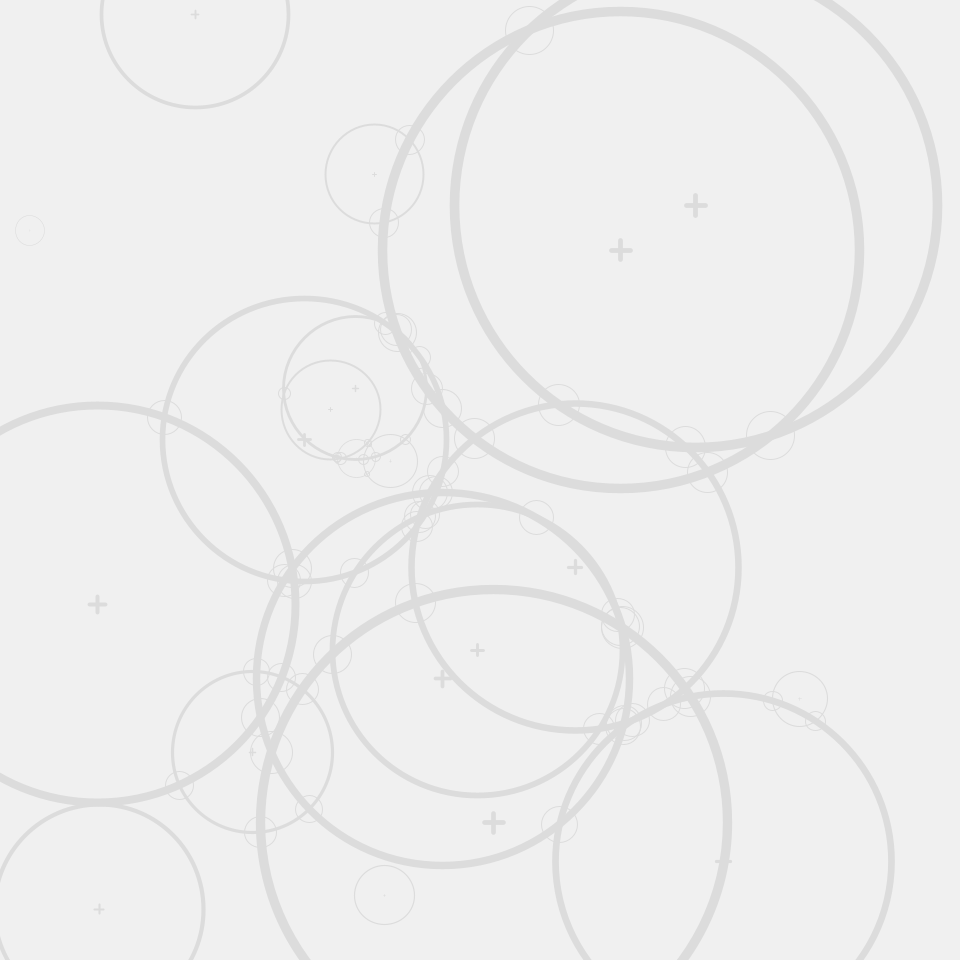
Frame 1 (no input)
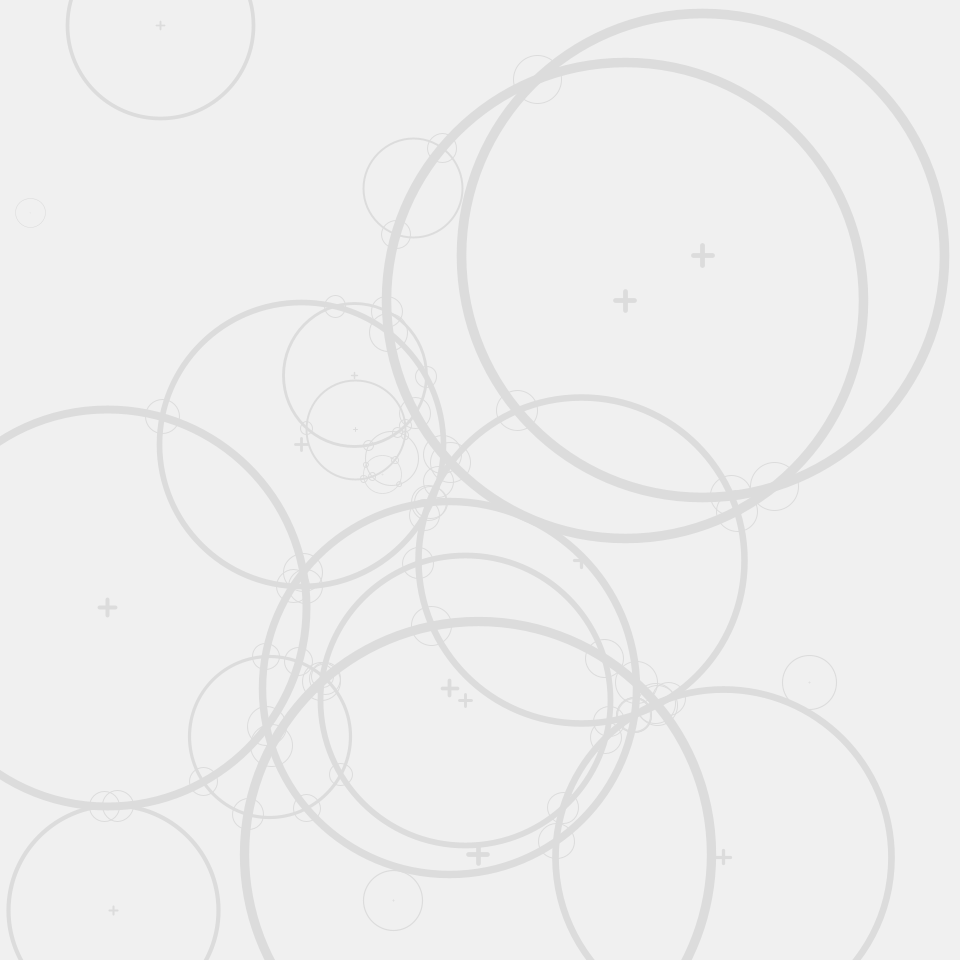
Frame 60 (the mouse pressed at the canvas centre just before this capture)
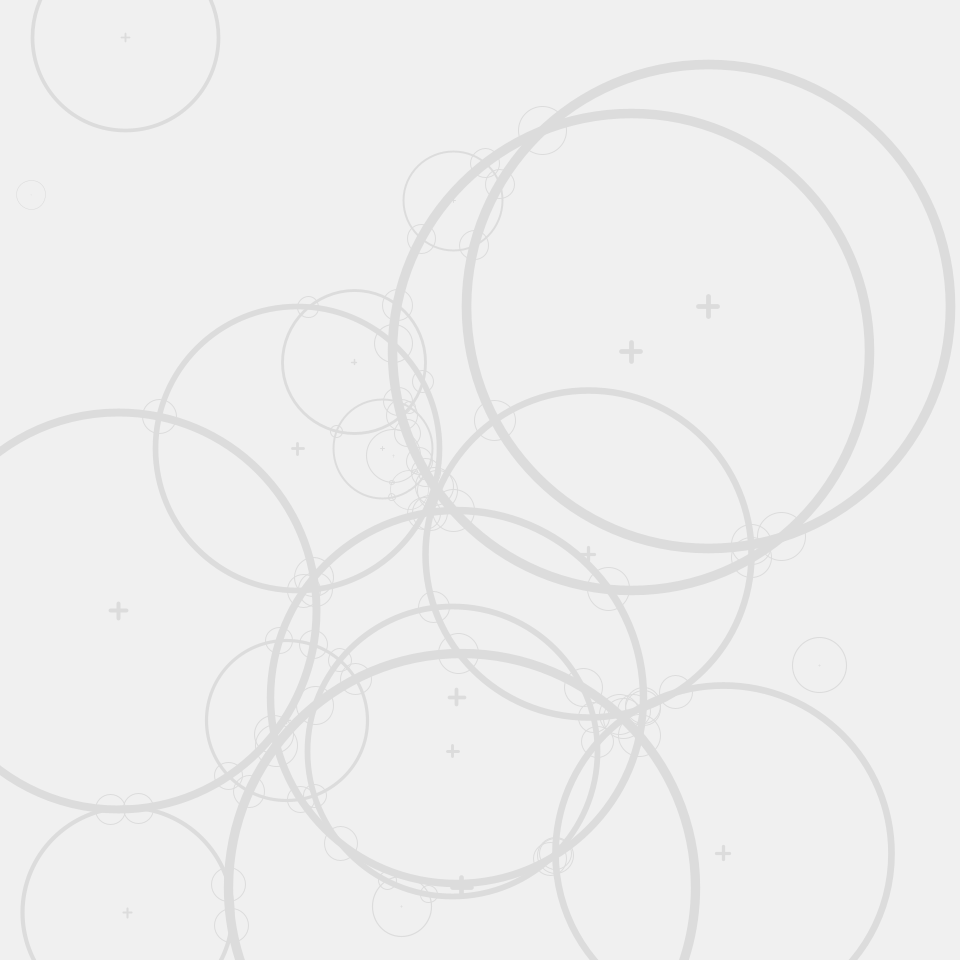
Frame 120 (the mouse held since frame 60 and released just before this capture)

The Processing sketch that drew these frames (run headless with seeded random() and noise(); from frame 60 on, the mouse is pressed at the canvas centre):

// Processing sketch: circleInterception
// ── circleInterception.pde
ArrayList<Circle> circles;

void setup() {
  size(960, 960);
  generate();
}

void draw() {
  background(240);
  for (int i = 0; i < circles.size(); i++) {
    Circle c = circles.get(i);
    c.update();
  }

  for (int i = 0; i < circles.size(); i++) {
    Circle act = circles.get(i);
    for (int j = i+1; j < circles.size(); j++) {
      Circle aux = circles.get(j);
      float[] points = pointsCircle(new PVector(act.x, act.y, act.s), new PVector(aux.x, aux.y, aux.s)); 
      if (points != null) {
        float ss = (aux.s+act.s)*0.05;
        strokeWeight(max(1, ss*0.02));
        ellipse(points[0], points[1], ss, ss);
        ellipse(points[2], points[3], ss, ss);
      }
    }
  }
}

void keyPressed() {
  generate();
}

void generate() {
  circles = new ArrayList<Circle>(); 
  for (int i = 0; i < 20; i++) {
    circles.add(new Circle(random(width), random(height), random(20, 500)));
  }
}

class Circle {
  float x, y, s;
  float ang, vel;

  Circle(float x, float y, float s) {
    this.x = x;
    this.y = y;
    this.s = s;
    ang = random(TWO_PI);
    vel = random(1);
  }

  void update() {
    ang += random(-0.01, 0.01);
    x += cos(ang)*vel;
    y += sin(ang)*vel;

    if (x < -s) x += width + s*2;
    if (x > width+s) x -= width + s*2;
    if (y < -s) x += height + s*2;
    if (y > height+s) x -= height + s*2;
    show();
  }

  void show() {
    noFill();
    stroke(220);
    strokeWeight(s*0.02);
    ellipse(x, y, s, s);
    strokeWeight(s*0.01);
    line(x-s*0.02, y, x+s*0.02, y);
    line(x, y-s*0.02, x, y+s*0.02);
  }
}


public float[] pointsCircle(PVector c1, PVector c2) {
  float x1 = c1.x;
  float y1 = c1.y;
  float x2 = c2.x;
  float y2 = c2.y;
  float r1 = c1.z*0.5;
  float r2 = c2.z*0.5;
  float a = x2 - x1;
  float b = y2 - y1;
  float ds = a*a + b*b;
  float d = sqrt(ds);

  if (r1 + r2 <= d)
    return null;
  if (d <= abs( r1 - r2 ))
    return null;
  float t = sqrt( (d + r1 + r2) * (d + r1 - r2) * (d - r1 + r2) * (-d + r1 + r2) );
  float sx1 = 0.5 * (a + (a*(r1*r1 - r2*r2) + b*t)/ds);
  float sx2 = 0.5 * (a + (a*(r1*r1 - r2*r2) - b*t)/ds);
  float sy1 = 0.5 * (b + (b*(r1*r1 - r2*r2) - a*t)/ds);
  float sy2 = 0.5 * (b + (b*(r1*r1 - r2*r2) + a*t)/ds);

  sx1 += x1;
  sy1 += y1;
  sx2 += x1;
  sy2 += y1;

  float[] r = new float[4];
  r[0] = sx1;
  r[1] = sy1;
  r[2] = sx2;
  r[3] = sy2;

  return r;
}
